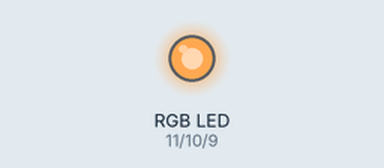
This sketch was run on a simulated Arduino Uno, built with avr-gcc and run on an emulated ATmega328P. Shown: an RGB LED mixed from three pins (HIGH = lit). Dim RGB values are drawn brighter than linear.

Above: at 0.05 s.
At 3.15 s:
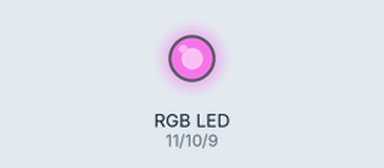
At 6.35 s:
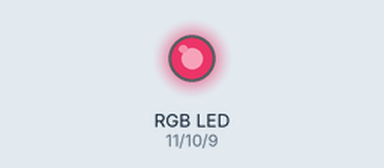
At 12.65 s:
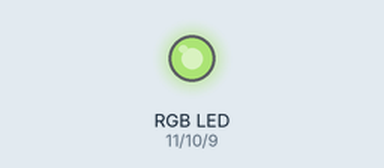
At 18.95 s:
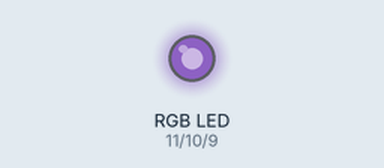
At 25.35 s:
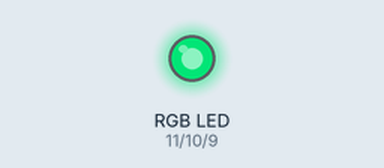
Timing chart, 0 to 33.0 s (numbered marks = the images above):
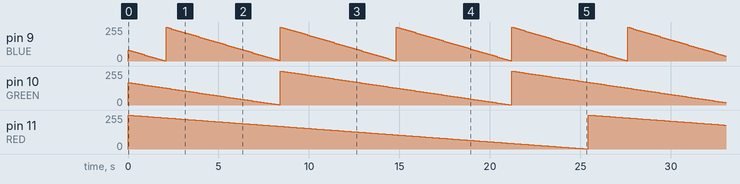

The sketch:

t1_34_RGB_LED_test_02.ino
```cpp
#define RED 11
#define GREEN 10
#define BLUE 9
int r_lum = 0;
int g_lum=85;
int b_lum=170;

void setup()
{
//  Serial.begin(9600);
  pinMode(RED, OUTPUT);
  pinMode(GREEN, OUTPUT);
  pinMode(BLUE, OUTPUT);

  int i;
  for(i=BLUE; i<=RED; i++)
  {
    digitalWrite(i, HIGH); // LED OFF
   }

}

void loop() {

//  color(0, 0, 1);
//  color(0, 1, 0);
//  color(1, 0, 0);
  r_lum=(++r_lum)%255;
  g_lum+=2;
  g_lum%=255;
  b_lum+=4;
  b_lum%=255;

  mix(r_lum, g_lum, b_lum);

}

void color(int r, int g, int b)
{
  digitalWrite(RED, 1-r);
  digitalWrite(GREEN, 1-g);
  digitalWrite(BLUE, 1-b);
  delay(1000);
}

void mix(int r, int g, int b)
{
  analogWrite(RED, 255-r);
  analogWrite(GREEN, 255-g);
  analogWrite(BLUE, 255-b);
  delay(100);
  }
```

Measured:
- by itself, pin 11 (RED): ramps from 255/255 to 1/255 and jumps back, once every 25.4 s
